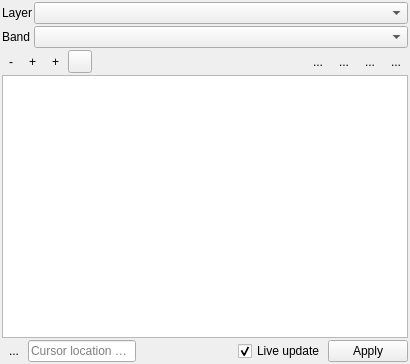
<?xml version="1.0" encoding="UTF-8"?>
<ui version="4.0">
 <class>bitFlagRendererDockWidget</class>
 <widget class="QgsDockWidget" name="bitFlagRendererDockWidget">
  <property name="geometry">
   <rect>
    <x>0</x>
    <y>0</y>
    <width>410</width>
    <height>364</height>
   </rect>
  </property>
  <property name="windowIcon">
   <iconset>
    <normaloff>:/bitflagrenderer/icons/bitflagimage.png</normaloff>:/bitflagrenderer/icons/bitflagimage.png</iconset>
  </property>
  <property name="windowTitle">
   <string>Bit Flag Renderer</string>
  </property>
  <widget class="QWidget" name="dockWidgetContents">
   <layout class="QFormLayout" name="formLayout">
    <property name="horizontalSpacing">
     <number>2</number>
    </property>
    <property name="verticalSpacing">
     <number>2</number>
    </property>
    <property name="leftMargin">
     <number>2</number>
    </property>
    <property name="topMargin">
     <number>2</number>
    </property>
    <property name="rightMargin">
     <number>2</number>
    </property>
    <property name="bottomMargin">
     <number>2</number>
    </property>
    <item row="0" column="0">
     <widget class="QLabel" name="label">
      <property name="text">
       <string>Layer</string>
      </property>
     </widget>
    </item>
    <item row="0" column="1">
     <widget class="QgsMapLayerComboBox" name="cbLayer">
      <property name="allowEmptyLayer">
       <bool>true</bool>
      </property>
     </widget>
    </item>
    <item row="1" column="0">
     <widget class="QLabel" name="label_2">
      <property name="text">
       <string>Band</string>
      </property>
     </widget>
    </item>
    <item row="1" column="1">
     <widget class="QgsRasterBandComboBox" name="cbBand"/>
    </item>
    <item row="2" column="0" colspan="2">
     <layout class="QHBoxLayout" name="horizontalLayout">
      <property name="spacing">
       <number>2</number>
      </property>
      <item>
       <widget class="QToolButton" name="btnRemoveParameters">
        <property name="text">
         <string>-</string>
        </property>
        <property name="icon">
         <iconset resource="../../../../QGIS/images/images.qrc">
          <normaloff>:/images/themes/default/mActionRemove.svg</normaloff>:/images/themes/default/mActionRemove.svg</iconset>
        </property>
        <property name="autoRaise">
         <bool>true</bool>
        </property>
       </widget>
      </item>
      <item>
       <widget class="QToolButton" name="btnAddParameter">
        <property name="text">
         <string>+</string>
        </property>
        <property name="icon">
         <iconset resource="../../../../QGIS/images/images.qrc">
          <normaloff>:/images/themes/default/mActionAdd.svg</normaloff>:/images/themes/default/mActionAdd.svg</iconset>
        </property>
        <property name="autoRaise">
         <bool>true</bool>
        </property>
       </widget>
      </item>
      <item>
       <widget class="QToolButton" name="btnCombineBitFlags">
        <property name="text">
         <string>+</string>
        </property>
        <property name="icon">
         <iconset resource="../../../../QGIS/images/images.qrc">
          <normaloff>:/images/themes/default/mIconConnect.svg</normaloff>:/images/themes/default/mIconConnect.svg</iconset>
        </property>
        <property name="autoRaise">
         <bool>true</bool>
        </property>
       </widget>
      </item>
      <item>
       <widget class="QgsColorButton" name="btnNoDataColor">
        <property name="enabled">
         <bool>true</bool>
        </property>
        <property name="toolTip">
         <string>Background / no flag color</string>
        </property>
        <property name="colorDialogTitle">
         <string>Select Background Color</string>
        </property>
        <property name="color">
         <color>
          <red>170</red>
          <green>170</green>
          <blue>0</blue>
         </color>
        </property>
        <property name="allowOpacity">
         <bool>true</bool>
        </property>
        <property name="defaultColor">
         <color>
          <red>170</red>
          <green>170</green>
          <blue>0</blue>
         </color>
        </property>
        <property name="showNoColor">
         <bool>true</bool>
        </property>
       </widget>
      </item>
      <item>
       <spacer name="horizontalSpacer">
        <property name="orientation">
         <enum>Qt::Horizontal</enum>
        </property>
        <property name="sizeHint" stdset="0">
         <size>
          <width>0</width>
          <height>0</height>
         </size>
        </property>
       </spacer>
      </item>
      <item>
       <widget class="QToolButton" name="btnCopyBitFlagScheme">
        <property name="text">
         <string>...</string>
        </property>
        <property name="icon">
         <iconset resource="../../../../QGIS/images/images.qrc">
          <normaloff>:/images/themes/default/mActionEditCopy.svg</normaloff>:/images/themes/default/mActionEditCopy.svg</iconset>
        </property>
        <property name="autoRaise">
         <bool>true</bool>
        </property>
       </widget>
      </item>
      <item>
       <widget class="QToolButton" name="btnPasteBitFlagScheme">
        <property name="text">
         <string>...</string>
        </property>
        <property name="icon">
         <iconset resource="../../../../QGIS/images/images.qrc">
          <normaloff>:/images/themes/default/mActionEditPaste.svg</normaloff>:/images/themes/default/mActionEditPaste.svg</iconset>
        </property>
        <property name="autoRaise">
         <bool>true</bool>
        </property>
       </widget>
      </item>
      <item>
       <widget class="QToolButton" name="btnSaveBitFlagScheme">
        <property name="text">
         <string>...</string>
        </property>
        <property name="icon">
         <iconset resource="../../../../QGIS/images/images.qrc">
          <normaloff>:/images/themes/default/mActionFileSave.svg</normaloff>:/images/themes/default/mActionFileSave.svg</iconset>
        </property>
        <property name="autoRaise">
         <bool>true</bool>
        </property>
       </widget>
      </item>
      <item>
       <widget class="QToolButton" name="btnLoadBitFlagScheme">
        <property name="text">
         <string>...</string>
        </property>
        <property name="icon">
         <iconset resource="../../../../QGIS/images/images.qrc">
          <normaloff>:/images/themes/default/mActionFileOpen.svg</normaloff>:/images/themes/default/mActionFileOpen.svg</iconset>
        </property>
        <property name="autoRaise">
         <bool>true</bool>
        </property>
       </widget>
      </item>
     </layout>
    </item>
    <item row="4" column="0" colspan="2">
     <widget class="BitFlagRendererTreeView" name="mTreeView">
      <property name="sizePolicy">
       <sizepolicy hsizetype="Expanding" vsizetype="Expanding">
        <horstretch>0</horstretch>
        <verstretch>1</verstretch>
       </sizepolicy>
      </property>
      <property name="acceptDrops">
       <bool>true</bool>
      </property>
      <property name="styleSheet">
       <string notr="true"/>
      </property>
      <property name="sizeAdjustPolicy">
       <enum>QAbstractScrollArea::AdjustIgnored</enum>
      </property>
      <property name="dragEnabled">
       <bool>true</bool>
      </property>
      <property name="dragDropOverwriteMode">
       <bool>false</bool>
      </property>
      <property name="dragDropMode">
       <enum>QAbstractItemView::InternalMove</enum>
      </property>
      <property name="alternatingRowColors">
       <bool>false</bool>
      </property>
      <property name="selectionMode">
       <enum>QAbstractItemView::ContiguousSelection</enum>
      </property>
      <property name="autoExpandDelay">
       <number>-1</number>
      </property>
      <property name="rootIsDecorated">
       <bool>true</bool>
      </property>
      <property name="uniformRowHeights">
       <bool>true</bool>
      </property>
      <property name="sortingEnabled">
       <bool>false</bool>
      </property>
      <property name="headerHidden">
       <bool>false</bool>
      </property>
      <attribute name="headerMinimumSectionSize">
       <number>10</number>
      </attribute>
      <attribute name="headerDefaultSectionSize">
       <number>25</number>
      </attribute>
     </widget>
    </item>
    <item row="5" column="0" colspan="2">
     <layout class="QHBoxLayout" name="horizontalLayout_2">
      <property name="spacing">
       <number>2</number>
      </property>
      <property name="topMargin">
       <number>0</number>
      </property>
      <item>
       <widget class="QToolButton" name="btnShowBitFlags">
        <property name="text">
         <string>...</string>
        </property>
        <property name="icon">
         <iconset resource="../resources/bitflagrenderer.qrc">
          <normaloff>:/bitflagrenderer/icons/bitflagmaptool.svg</normaloff>:/bitflagrenderer/icons/bitflagmaptool.svg</iconset>
        </property>
        <property name="autoRaise">
         <bool>true</bool>
        </property>
       </widget>
      </item>
      <item>
       <widget class="QLineEdit" name="tbCursorValue">
        <property name="toolTip">
         <string>Bit values of selected pixel location</string>
        </property>
        <property name="readOnly">
         <bool>true</bool>
        </property>
        <property name="placeholderText">
         <string>Cursor location bits</string>
        </property>
        <property name="clearButtonEnabled">
         <bool>false</bool>
        </property>
       </widget>
      </item>
      <item>
       <spacer name="horizontalSpacer_2">
        <property name="orientation">
         <enum>Qt::Horizontal</enum>
        </property>
        <property name="sizeHint" stdset="0">
         <size>
          <width>40</width>
          <height>20</height>
         </size>
        </property>
       </spacer>
      </item>
      <item>
       <widget class="QCheckBox" name="cbLiveUpdate">
        <property name="enabled">
         <bool>true</bool>
        </property>
        <property name="text">
         <string>Live update</string>
        </property>
        <property name="checked">
         <bool>true</bool>
        </property>
       </widget>
      </item>
      <item>
       <widget class="QPushButton" name="btnApply">
        <property name="text">
         <string>Apply</string>
        </property>
       </widget>
      </item>
     </layout>
    </item>
   </layout>
  </widget>
  <action name="actionAddParameter">
   <property name="icon">
    <iconset resource="../../../../QGIS/images/images.qrc">
     <normaloff>:/images/themes/default/mActionAdd.svg</normaloff>:/images/themes/default/mActionAdd.svg</iconset>
   </property>
   <property name="text">
    <string>addFlagParameter</string>
   </property>
   <property name="toolTip">
    <string>Add a new parameter</string>
   </property>
  </action>
  <action name="actionRemoveParameters">
   <property name="icon">
    <iconset resource="../../../../QGIS/images/images.qrc">
     <normaloff>:/images/themes/default/mActionRemove.svg</normaloff>:/images/themes/default/mActionRemove.svg</iconset>
   </property>
   <property name="text">
    <string>Remove</string>
   </property>
   <property name="toolTip">
    <string>Removes the selected parameter(s).</string>
   </property>
  </action>
  <action name="actionLoadBitFlagScheme">
   <property name="icon">
    <iconset resource="../../../../QGIS/images/images.qrc">
     <normaloff>:/images/themes/default/mActionFileOpen.svg</normaloff>:/images/themes/default/mActionFileOpen.svg</iconset>
   </property>
   <property name="text">
    <string>Load bit Flag Scheme</string>
   </property>
   <property name="toolTip">
    <string>Loads a bit flag scheme</string>
   </property>
  </action>
  <action name="actionSaveBitFlagScheme">
   <property name="icon">
    <iconset resource="../../../../QGIS/images/images.qrc">
     <normaloff>:/images/themes/default/mActionFileSave.svg</normaloff>:/images/themes/default/mActionFileSave.svg</iconset>
   </property>
   <property name="text">
    <string>Save Bit Flag Scheme</string>
   </property>
   <property name="toolTip">
    <string>Saves the current Bit Flag Scheme</string>
   </property>
  </action>
  <action name="actionCombineBitFlags">
   <property name="checkable">
    <bool>true</bool>
   </property>
   <property name="icon">
    <iconset resource="../../../../QGIS/images/images.qrc">
     <normaloff>:/images/themes/default/mIconConnect.svg</normaloff>:/images/themes/default/mIconConnect.svg</iconset>
   </property>
   <property name="text">
    <string>Combine Flags</string>
   </property>
   <property name="toolTip">
    <string>&lt;html&gt;&lt;head/&gt;&lt;body&gt;&lt;p&gt;Show selected flags with same color&lt;/p&gt;&lt;/body&gt;&lt;/html&gt;</string>
   </property>
  </action>
  <action name="actionCopyBitFlagScheme">
   <property name="icon">
    <iconset resource="../../../../QGIS/images/images.qrc">
     <normaloff>:/images/themes/default/mActionEditCopy.svg</normaloff>:/images/themes/default/mActionEditCopy.svg</iconset>
   </property>
   <property name="text">
    <string>Copy Bit Flag Scheme</string>
   </property>
   <property name="toolTip">
    <string>Copy the current Bit Flag Scheme to clipboard.</string>
   </property>
  </action>
  <action name="actionPasteBitFlagScheme">
   <property name="icon">
    <iconset resource="../../../../QGIS/images/images.qrc">
     <normaloff>:/images/themes/default/mActionEditPaste.svg</normaloff>:/images/themes/default/mActionEditPaste.svg</iconset>
   </property>
   <property name="text">
    <string>Paste Bit Flag Scheme</string>
   </property>
   <property name="toolTip">
    <string>Paste a Bit Flag Scheme from clipboard</string>
   </property>
  </action>
  <action name="actionShowBitFlags">
   <property name="icon">
    <iconset resource="../resources/bitflagrenderer.qrc">
     <normaloff>:/bitflagrenderer/icons/bitflagmaptool.svg</normaloff>:/bitflagrenderer/icons/bitflagmaptool.svg</iconset>
   </property>
   <property name="text">
    <string>Show Bit Flags</string>
   </property>
   <property name="toolTip">
    <string>Shows the bit flags at cursor position</string>
   </property>
  </action>
 </widget>
 <customwidgets>
  <customwidget>
   <class>QgsColorButton</class>
   <extends>QToolButton</extends>
   <header>qgscolorbutton.h</header>
  </customwidget>
  <customwidget>
   <class>QgsDockWidget</class>
   <extends>QDockWidget</extends>
   <header>qgsdockwidget.h</header>
   <container>1</container>
  </customwidget>
  <customwidget>
   <class>QgsMapLayerComboBox</class>
   <extends>QComboBox</extends>
   <header>qgsmaplayercombobox.h</header>
  </customwidget>
  <customwidget>
   <class>QgsRasterBandComboBox</class>
   <extends>QComboBox</extends>
   <header>qgsrasterbandcombobox.h</header>
  </customwidget>
  <customwidget>
   <class>BitFlagRendererTreeView</class>
   <extends>QTreeView</extends>
   <header>bitflagrenderer.gui.bitflagrenderertreeview</header>
  </customwidget>
 </customwidgets>
 <resources>
  <include location="../resources/bitflagrenderer.qrc"/>
  <include location="../../../../QGIS/images/images.qrc"/>
 </resources>
 <connections/>
</ui>
